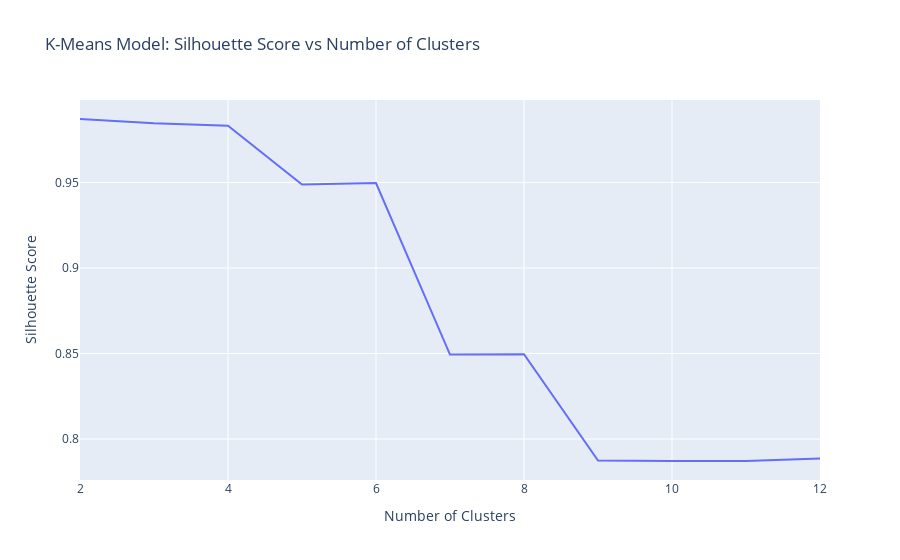

Source (notebook cell):
### Code cell
# Create a line plot of `silhouette_scores` vs `n_clusters`
fig = px.line(x=n_clusters, y=silhouette_scores, title="K-Means Model: Silhouette Score vs Number of Clusters")
fig.update_layout(xaxis_title="Number of Clusters", yaxis_title="Silhouette Score")

fig.show()

### Figure 1 — Plotly figure (JSON) as saved in the notebook; plotly's stock layout.template omitted (floating-point values rounded to 4 significant figures)
{"data": [{"hovertemplate": "x=%{x}<br>y=%{y}<extra></extra>", "legendgroup": "", "line": {"color": "#636efa", "dash": "solid"}, "marker": {"symbol": "circle"}, "mode": "lines", "name": "", "orientation": "v", "showlegend": false, "type": "scatter", "x": [2, 3, 4, 5, 6, 7, 8, 9, 10, 11, 12], "xaxis": "x", "y": [0.9871, 0.9846, 0.9831, 0.9488, 0.9497, 0.8494, 0.8496, 0.7875, 0.7872, 0.7872, 0.7886], "yaxis": "y"}], "layout": {"legend": {"tracegroupgap": 0}, "title": {"text": "K-Means Model: Silhouette Score vs Number of Clusters"}, "xaxis": {"anchor": "y", "domain": [0, 1], "title": {"text": "Number of Clusters"}}, "yaxis": {"anchor": "x", "domain": [0, 1], "title": {"text": "Silhouette Score"}}}}
